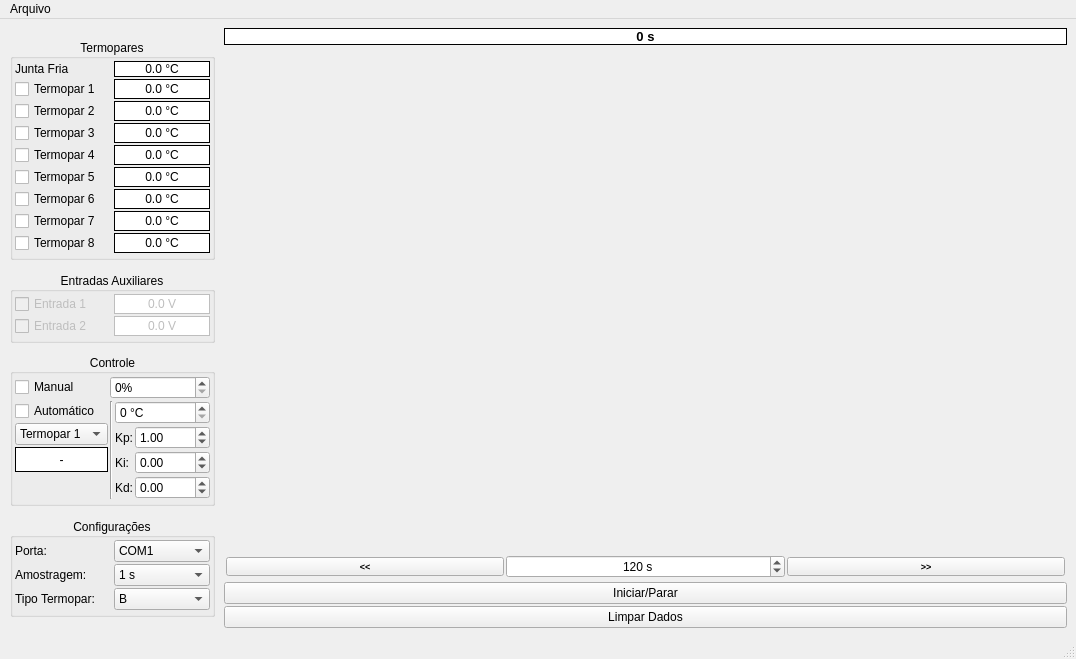
<?xml version="1.0" encoding="UTF-8"?>
<ui version="4.0">
 <class>MainWindow</class>
 <widget class="QMainWindow" name="MainWindow">
  <property name="geometry">
   <rect>
    <x>0</x>
    <y>0</y>
    <width>1076</width>
    <height>659</height>
   </rect>
  </property>
  <property name="sizePolicy">
   <sizepolicy hsizetype="Preferred" vsizetype="Preferred">
    <horstretch>0</horstretch>
    <verstretch>0</verstretch>
   </sizepolicy>
  </property>
  <property name="windowTitle">
   <string>TCMonPy v0.2</string>
  </property>
  <widget class="QWidget" name="centralwidget">
   <layout class="QHBoxLayout" name="horizontalLayout">
    <property name="spacing">
     <number>2</number>
    </property>
    <property name="leftMargin">
     <number>6</number>
    </property>
    <property name="topMargin">
     <number>6</number>
    </property>
    <property name="rightMargin">
     <number>6</number>
    </property>
    <property name="bottomMargin">
     <number>6</number>
    </property>
    <item>
     <widget class="QWidget" name="Painel" native="true">
      <property name="sizePolicy">
       <sizepolicy hsizetype="Fixed" vsizetype="Preferred">
        <horstretch>0</horstretch>
        <verstretch>0</verstretch>
       </sizepolicy>
      </property>
      <property name="minimumSize">
       <size>
        <width>200</width>
        <height>0</height>
       </size>
      </property>
      <layout class="QGridLayout" name="gridLayout">
       <property name="leftMargin">
        <number>4</number>
       </property>
       <property name="topMargin">
        <number>4</number>
       </property>
       <property name="rightMargin">
        <number>4</number>
       </property>
       <property name="bottomMargin">
        <number>4</number>
       </property>
       <property name="spacing">
        <number>2</number>
       </property>
       <item row="11" column="0" colspan="2">
        <widget class="QGroupBox" name="groupBox">
         <property name="sizePolicy">
          <sizepolicy hsizetype="Preferred" vsizetype="Fixed">
           <horstretch>0</horstretch>
           <verstretch>0</verstretch>
          </sizepolicy>
         </property>
         <property name="title">
          <string>Entradas Auxiliares</string>
         </property>
         <property name="alignment">
          <set>Qt::AlignCenter</set>
         </property>
         <property name="flat">
          <bool>false</bool>
         </property>
         <property name="checkable">
          <bool>false</bool>
         </property>
         <layout class="QGridLayout" name="gridLayout_4">
          <property name="leftMargin">
           <number>2</number>
          </property>
          <property name="topMargin">
           <number>2</number>
          </property>
          <property name="rightMargin">
           <number>2</number>
          </property>
          <property name="bottomMargin">
           <number>4</number>
          </property>
          <property name="spacing">
           <number>2</number>
          </property>
          <item row="0" column="0">
           <widget class="QCheckBox" name="checkE1">
            <property name="enabled">
             <bool>false</bool>
            </property>
            <property name="sizePolicy">
             <sizepolicy hsizetype="Preferred" vsizetype="Fixed">
              <horstretch>0</horstretch>
              <verstretch>0</verstretch>
             </sizepolicy>
            </property>
            <property name="text">
             <string>Entrada 1</string>
            </property>
           </widget>
          </item>
          <item row="2" column="0">
           <widget class="QCheckBox" name="checkE2">
            <property name="enabled">
             <bool>false</bool>
            </property>
            <property name="sizePolicy">
             <sizepolicy hsizetype="Preferred" vsizetype="Fixed">
              <horstretch>0</horstretch>
              <verstretch>0</verstretch>
             </sizepolicy>
            </property>
            <property name="text">
             <string>Entrada 2</string>
            </property>
           </widget>
          </item>
          <item row="0" column="1">
           <widget class="QLabel" name="valE2">
            <property name="enabled">
             <bool>false</bool>
            </property>
            <property name="autoFillBackground">
             <bool>false</bool>
            </property>
            <property name="styleSheet">
             <string notr="true">background-color: rgb(255, 255, 255);</string>
            </property>
            <property name="frameShape">
             <enum>QFrame::Box</enum>
            </property>
            <property name="lineWidth">
             <number>1</number>
            </property>
            <property name="text">
             <string>0.0 V</string>
            </property>
            <property name="alignment">
             <set>Qt::AlignCenter</set>
            </property>
           </widget>
          </item>
          <item row="2" column="1">
           <widget class="QLabel" name="valE1">
            <property name="enabled">
             <bool>false</bool>
            </property>
            <property name="autoFillBackground">
             <bool>false</bool>
            </property>
            <property name="styleSheet">
             <string notr="true">background-color: rgb(255, 255, 255);</string>
            </property>
            <property name="frameShape">
             <enum>QFrame::Box</enum>
            </property>
            <property name="lineWidth">
             <number>1</number>
            </property>
            <property name="text">
             <string>0.0 V</string>
            </property>
            <property name="alignment">
             <set>Qt::AlignCenter</set>
            </property>
           </widget>
          </item>
         </layout>
        </widget>
       </item>
       <item row="15" column="0" colspan="2">
        <widget class="QGroupBox" name="groupBox_3">
         <property name="title">
          <string>Configurações</string>
         </property>
         <property name="alignment">
          <set>Qt::AlignCenter</set>
         </property>
         <layout class="QGridLayout" name="gridLayout_7">
          <property name="leftMargin">
           <number>2</number>
          </property>
          <property name="topMargin">
           <number>2</number>
          </property>
          <property name="rightMargin">
           <number>2</number>
          </property>
          <property name="bottomMargin">
           <number>4</number>
          </property>
          <property name="spacing">
           <number>2</number>
          </property>
          <item row="0" column="0">
           <widget class="QLabel" name="label_8">
            <property name="text">
             <string>Porta:</string>
            </property>
           </widget>
          </item>
          <item row="0" column="1">
           <widget class="QComboBox" name="comboPorta">
            <item>
             <property name="text">
              <string>COM1</string>
             </property>
            </item>
            <item>
             <property name="text">
              <string>COM2</string>
             </property>
            </item>
            <item>
             <property name="text">
              <string>COM3</string>
             </property>
            </item>
            <item>
             <property name="text">
              <string>COM4</string>
             </property>
            </item>
            <item>
             <property name="text">
              <string>COM5</string>
             </property>
            </item>
            <item>
             <property name="text">
              <string>COM6</string>
             </property>
            </item>
            <item>
             <property name="text">
              <string>COM7</string>
             </property>
            </item>
            <item>
             <property name="text">
              <string>COM8</string>
             </property>
            </item>
            <item>
             <property name="text">
              <string>COM9</string>
             </property>
            </item>
            <item>
             <property name="text">
              <string>COM10</string>
             </property>
            </item>
            <item>
             <property name="text">
              <string>COM11</string>
             </property>
            </item>
            <item>
             <property name="text">
              <string>COM12</string>
             </property>
            </item>
            <item>
             <property name="text">
              <string>COM13</string>
             </property>
            </item>
            <item>
             <property name="text">
              <string>COM14</string>
             </property>
            </item>
            <item>
             <property name="text">
              <string>COM15</string>
             </property>
            </item>
           </widget>
          </item>
          <item row="1" column="0">
           <widget class="QLabel" name="label_9">
            <property name="text">
             <string>Amostragem:</string>
            </property>
           </widget>
          </item>
          <item row="1" column="1">
           <widget class="QComboBox" name="comboAmostragem">
            <item>
             <property name="text">
              <string>1 s</string>
             </property>
            </item>
            <item>
             <property name="text">
              <string>2 s</string>
             </property>
            </item>
            <item>
             <property name="text">
              <string>3 s</string>
             </property>
            </item>
            <item>
             <property name="text">
              <string>4 s</string>
             </property>
            </item>
            <item>
             <property name="text">
              <string>5 s</string>
             </property>
            </item>
            <item>
             <property name="text">
              <string>6 s</string>
             </property>
            </item>
            <item>
             <property name="text">
              <string>7 s</string>
             </property>
            </item>
            <item>
             <property name="text">
              <string>8 s</string>
             </property>
            </item>
            <item>
             <property name="text">
              <string>9 s</string>
             </property>
            </item>
            <item>
             <property name="text">
              <string>10 s</string>
             </property>
            </item>
           </widget>
          </item>
          <item row="2" column="0">
           <widget class="QLabel" name="label_10">
            <property name="text">
             <string>Tipo Termopar:</string>
            </property>
           </widget>
          </item>
          <item row="2" column="1">
           <widget class="QComboBox" name="comboTipoTermopar">
            <property name="currentText">
             <string>B</string>
            </property>
            <item>
             <property name="text">
              <string>B</string>
             </property>
            </item>
            <item>
             <property name="text">
              <string>E</string>
             </property>
            </item>
            <item>
             <property name="text">
              <string>J</string>
             </property>
            </item>
            <item>
             <property name="text">
              <string>K</string>
             </property>
            </item>
            <item>
             <property name="text">
              <string>N</string>
             </property>
            </item>
            <item>
             <property name="text">
              <string>R</string>
             </property>
            </item>
            <item>
             <property name="text">
              <string>S</string>
             </property>
            </item>
            <item>
             <property name="text">
              <string>T</string>
             </property>
            </item>
           </widget>
          </item>
         </layout>
        </widget>
       </item>
       <item row="13" column="0" colspan="2">
        <widget class="QGroupBox" name="grupoControle">
         <property name="title">
          <string>Controle</string>
         </property>
         <property name="alignment">
          <set>Qt::AlignCenter</set>
         </property>
         <property name="flat">
          <bool>false</bool>
         </property>
         <layout class="QGridLayout" name="gridLayout_6">
          <property name="leftMargin">
           <number>2</number>
          </property>
          <property name="topMargin">
           <number>2</number>
          </property>
          <property name="rightMargin">
           <number>2</number>
          </property>
          <property name="bottomMargin">
           <number>4</number>
          </property>
          <property name="spacing">
           <number>2</number>
          </property>
          <item row="1" column="1">
           <widget class="QSpinBox" name="spinCtrlManual">
            <property name="suffix">
             <string>%</string>
            </property>
            <property name="maximum">
             <number>100</number>
            </property>
           </widget>
          </item>
          <item row="4" column="0">
           <widget class="QLabel" name="valPower">
            <property name="styleSheet">
             <string notr="true">background-color: rgb(255, 255, 255);</string>
            </property>
            <property name="frameShape">
             <enum>QFrame::Box</enum>
            </property>
            <property name="text">
             <string>-</string>
            </property>
            <property name="alignment">
             <set>Qt::AlignCenter</set>
            </property>
           </widget>
          </item>
          <item row="2" column="0">
           <widget class="QCheckBox" name="checkCtrlAuto">
            <property name="text">
             <string>Automático</string>
            </property>
           </widget>
          </item>
          <item row="3" column="0">
           <widget class="QComboBox" name="comboTermoparCtrl">
            <item>
             <property name="text">
              <string>Termopar 1</string>
             </property>
            </item>
            <item>
             <property name="text">
              <string>Termopar 2</string>
             </property>
            </item>
            <item>
             <property name="text">
              <string>Termopar 3</string>
             </property>
            </item>
            <item>
             <property name="text">
              <string>Termopar 4</string>
             </property>
            </item>
            <item>
             <property name="text">
              <string>Termopar 5</string>
             </property>
            </item>
            <item>
             <property name="text">
              <string>Termopar 6</string>
             </property>
            </item>
            <item>
             <property name="text">
              <string>Termopar 7</string>
             </property>
            </item>
            <item>
             <property name="text">
              <string>Termopar 8</string>
             </property>
            </item>
           </widget>
          </item>
          <item row="1" column="0">
           <widget class="QCheckBox" name="checkCtrlManual">
            <property name="text">
             <string>Manual</string>
            </property>
           </widget>
          </item>
          <item row="2" column="1" rowspan="4">
           <widget class="QWidget" name="widget_3" native="true">
            <property name="sizePolicy">
             <sizepolicy hsizetype="Preferred" vsizetype="Fixed">
              <horstretch>0</horstretch>
              <verstretch>0</verstretch>
             </sizepolicy>
            </property>
            <layout class="QGridLayout" name="gridLayout_2">
             <property name="leftMargin">
              <number>0</number>
             </property>
             <property name="topMargin">
              <number>0</number>
             </property>
             <property name="rightMargin">
              <number>0</number>
             </property>
             <property name="bottomMargin">
              <number>0</number>
             </property>
             <property name="spacing">
              <number>2</number>
             </property>
             <item row="0" column="1" colspan="2">
              <widget class="QDoubleSpinBox" name="spinSetPoint">
               <property name="suffix">
                <string> °C</string>
               </property>
               <property name="decimals">
                <number>0</number>
               </property>
              </widget>
             </item>
             <item row="1" column="1">
              <widget class="QLabel" name="label_2">
               <property name="sizePolicy">
                <sizepolicy hsizetype="Minimum" vsizetype="Preferred">
                 <horstretch>0</horstretch>
                 <verstretch>0</verstretch>
                </sizepolicy>
               </property>
               <property name="text">
                <string>Kp:</string>
               </property>
              </widget>
             </item>
             <item row="1" column="2">
              <widget class="QDoubleSpinBox" name="spinKp">
               <property name="sizePolicy">
                <sizepolicy hsizetype="Expanding" vsizetype="Fixed">
                 <horstretch>0</horstretch>
                 <verstretch>0</verstretch>
                </sizepolicy>
               </property>
               <property name="minimum">
                <double>-1000.000000000000000</double>
               </property>
               <property name="maximum">
                <double>1000.000000000000000</double>
               </property>
               <property name="value">
                <double>1.000000000000000</double>
               </property>
              </widget>
             </item>
             <item row="2" column="1">
              <widget class="QLabel" name="label_3">
               <property name="sizePolicy">
                <sizepolicy hsizetype="Minimum" vsizetype="Preferred">
                 <horstretch>0</horstretch>
                 <verstretch>0</verstretch>
                </sizepolicy>
               </property>
               <property name="text">
                <string>Ki:</string>
               </property>
              </widget>
             </item>
             <item row="2" column="2">
              <widget class="QDoubleSpinBox" name="spinKi">
               <property name="sizePolicy">
                <sizepolicy hsizetype="Preferred" vsizetype="Fixed">
                 <horstretch>0</horstretch>
                 <verstretch>0</verstretch>
                </sizepolicy>
               </property>
               <property name="minimum">
                <double>-1000.000000000000000</double>
               </property>
               <property name="maximum">
                <double>1000.000000000000000</double>
               </property>
              </widget>
             </item>
             <item row="3" column="1">
              <widget class="QLabel" name="label_4">
               <property name="sizePolicy">
                <sizepolicy hsizetype="Minimum" vsizetype="Preferred">
                 <horstretch>0</horstretch>
                 <verstretch>0</verstretch>
                </sizepolicy>
               </property>
               <property name="text">
                <string>Kd:</string>
               </property>
              </widget>
             </item>
             <item row="3" column="2">
              <widget class="QDoubleSpinBox" name="spinKd">
               <property name="sizePolicy">
                <sizepolicy hsizetype="Preferred" vsizetype="Fixed">
                 <horstretch>0</horstretch>
                 <verstretch>0</verstretch>
                </sizepolicy>
               </property>
               <property name="minimum">
                <double>-1000.000000000000000</double>
               </property>
               <property name="maximum">
                <double>1000.000000000000000</double>
               </property>
               <property name="value">
                <double>0.000000000000000</double>
               </property>
              </widget>
             </item>
             <item row="0" column="0" rowspan="4">
              <widget class="Line" name="line_3">
               <property name="orientation">
                <enum>Qt::Vertical</enum>
               </property>
              </widget>
             </item>
            </layout>
           </widget>
          </item>
         </layout>
        </widget>
       </item>
       <item row="2" column="0" colspan="2">
        <widget class="QGroupBox" name="groupBox_2">
         <property name="title">
          <string>Termopares</string>
         </property>
         <property name="alignment">
          <set>Qt::AlignCenter</set>
         </property>
         <layout class="QGridLayout" name="gridLayout_5">
          <property name="leftMargin">
           <number>2</number>
          </property>
          <property name="topMargin">
           <number>2</number>
          </property>
          <property name="rightMargin">
           <number>2</number>
          </property>
          <property name="bottomMargin">
           <number>4</number>
          </property>
          <property name="spacing">
           <number>2</number>
          </property>
          <item row="6" column="1">
           <widget class="QLabel" name="valT6">
            <property name="autoFillBackground">
             <bool>false</bool>
            </property>
            <property name="styleSheet">
             <string notr="true">background-color: rgb(255, 255, 255);</string>
            </property>
            <property name="frameShape">
             <enum>QFrame::Box</enum>
            </property>
            <property name="lineWidth">
             <number>1</number>
            </property>
            <property name="text">
             <string>0.0 °C</string>
            </property>
            <property name="alignment">
             <set>Qt::AlignCenter</set>
            </property>
           </widget>
          </item>
          <item row="7" column="1">
           <widget class="QLabel" name="valT7">
            <property name="autoFillBackground">
             <bool>false</bool>
            </property>
            <property name="styleSheet">
             <string notr="true">background-color: rgb(255, 255, 255);</string>
            </property>
            <property name="frameShape">
             <enum>QFrame::Box</enum>
            </property>
            <property name="lineWidth">
             <number>1</number>
            </property>
            <property name="text">
             <string>0.0 °C</string>
            </property>
            <property name="alignment">
             <set>Qt::AlignCenter</set>
            </property>
           </widget>
          </item>
          <item row="7" column="0">
           <widget class="QCheckBox" name="checkT7">
            <property name="sizePolicy">
             <sizepolicy hsizetype="Preferred" vsizetype="Fixed">
              <horstretch>0</horstretch>
              <verstretch>0</verstretch>
             </sizepolicy>
            </property>
            <property name="text">
             <string>Termopar 7</string>
            </property>
           </widget>
          </item>
          <item row="8" column="1">
           <widget class="QLabel" name="valT8">
            <property name="autoFillBackground">
             <bool>false</bool>
            </property>
            <property name="styleSheet">
             <string notr="true">background-color: rgb(255, 255, 255);</string>
            </property>
            <property name="frameShape">
             <enum>QFrame::Box</enum>
            </property>
            <property name="lineWidth">
             <number>1</number>
            </property>
            <property name="text">
             <string>0.0 °C</string>
            </property>
            <property name="alignment">
             <set>Qt::AlignCenter</set>
            </property>
           </widget>
          </item>
          <item row="8" column="0">
           <widget class="QCheckBox" name="checkT8">
            <property name="sizePolicy">
             <sizepolicy hsizetype="Preferred" vsizetype="Fixed">
              <horstretch>0</horstretch>
              <verstretch>0</verstretch>
             </sizepolicy>
            </property>
            <property name="text">
             <string>Termopar 8</string>
            </property>
           </widget>
          </item>
          <item row="2" column="1">
           <widget class="QLabel" name="valT2">
            <property name="autoFillBackground">
             <bool>false</bool>
            </property>
            <property name="styleSheet">
             <string notr="true">background-color: rgb(255, 255, 255);</string>
            </property>
            <property name="frameShape">
             <enum>QFrame::Box</enum>
            </property>
            <property name="lineWidth">
             <number>1</number>
            </property>
            <property name="text">
             <string>0.0 °C</string>
            </property>
            <property name="alignment">
             <set>Qt::AlignCenter</set>
            </property>
           </widget>
          </item>
          <item row="3" column="1">
           <widget class="QLabel" name="valT3">
            <property name="autoFillBackground">
             <bool>false</bool>
            </property>
            <property name="styleSheet">
             <string notr="true">background-color: rgb(255, 255, 255);</string>
            </property>
            <property name="frameShape">
             <enum>QFrame::Box</enum>
            </property>
            <property name="lineWidth">
             <number>1</number>
            </property>
            <property name="text">
             <string>0.0 °C</string>
            </property>
            <property name="alignment">
             <set>Qt::AlignCenter</set>
            </property>
           </widget>
          </item>
          <item row="4" column="0">
           <widget class="QCheckBox" name="checkT4">
            <property name="sizePolicy">
             <sizepolicy hsizetype="Preferred" vsizetype="Fixed">
              <horstretch>0</horstretch>
              <verstretch>0</verstretch>
             </sizepolicy>
            </property>
            <property name="text">
             <string>Termopar 4</string>
            </property>
           </widget>
          </item>
          <item row="3" column="0">
           <widget class="QCheckBox" name="checkT3">
            <property name="sizePolicy">
             <sizepolicy hsizetype="Preferred" vsizetype="Fixed">
              <horstretch>0</horstretch>
              <verstretch>0</verstretch>
             </sizepolicy>
            </property>
            <property name="text">
             <string>Termopar 3</string>
            </property>
           </widget>
          </item>
          <item row="1" column="0">
           <widget class="QCheckBox" name="checkT1">
            <property name="sizePolicy">
             <sizepolicy hsizetype="Preferred" vsizetype="Fixed">
              <horstretch>0</horstretch>
              <verstretch>0</verstretch>
             </sizepolicy>
            </property>
            <property name="text">
             <string>Termopar 1</string>
            </property>
           </widget>
          </item>
          <item row="4" column="1">
           <widget class="QLabel" name="valT4">
            <property name="autoFillBackground">
             <bool>false</bool>
            </property>
            <property name="styleSheet">
             <string notr="true">background-color: rgb(255, 255, 255);</string>
            </property>
            <property name="frameShape">
             <enum>QFrame::Box</enum>
            </property>
            <property name="lineWidth">
             <number>1</number>
            </property>
            <property name="text">
             <string>0.0 °C</string>
            </property>
            <property name="alignment">
             <set>Qt::AlignCenter</set>
            </property>
           </widget>
          </item>
          <item row="1" column="1">
           <widget class="QLabel" name="valT1">
            <property name="autoFillBackground">
             <bool>false</bool>
            </property>
            <property name="styleSheet">
             <string notr="true">background-color: rgb(255, 255, 255);</string>
            </property>
            <property name="frameShape">
             <enum>QFrame::Box</enum>
            </property>
            <property name="lineWidth">
             <number>1</number>
            </property>
            <property name="text">
             <string>0.0 °C</string>
            </property>
            <property name="alignment">
             <set>Qt::AlignCenter</set>
            </property>
           </widget>
          </item>
          <item row="2" column="0">
           <widget class="QCheckBox" name="checkT2">
            <property name="sizePolicy">
             <sizepolicy hsizetype="Preferred" vsizetype="Fixed">
              <horstretch>0</horstretch>
              <verstretch>0</verstretch>
             </sizepolicy>
            </property>
            <property name="text">
             <string>Termopar 2</string>
            </property>
           </widget>
          </item>
          <item row="5" column="0">
           <widget class="QCheckBox" name="checkT5">
            <property name="sizePolicy">
             <sizepolicy hsizetype="Preferred" vsizetype="Fixed">
              <horstretch>0</horstretch>
              <verstretch>0</verstretch>
             </sizepolicy>
            </property>
            <property name="text">
             <string>Termopar 5</string>
            </property>
           </widget>
          </item>
          <item row="5" column="1">
           <widget class="QLabel" name="valT5">
            <property name="autoFillBackground">
             <bool>false</bool>
            </property>
            <property name="styleSheet">
             <string notr="true">background-color: rgb(255, 255, 255);</string>
            </property>
            <property name="frameShape">
             <enum>QFrame::Box</enum>
            </property>
            <property name="lineWidth">
             <number>1</number>
            </property>
            <property name="text">
             <string>0.0 °C</string>
            </property>
            <property name="alignment">
             <set>Qt::AlignCenter</set>
            </property>
           </widget>
          </item>
          <item row="6" column="0">
           <widget class="QCheckBox" name="checkT6">
            <property name="sizePolicy">
             <sizepolicy hsizetype="Preferred" vsizetype="Fixed">
              <horstretch>0</horstretch>
              <verstretch>0</verstretch>
             </sizepolicy>
            </property>
            <property name="text">
             <string>Termopar 6</string>
            </property>
           </widget>
          </item>
          <item row="0" column="0">
           <widget class="QLabel" name="label_11">
            <property name="text">
             <string>Junta Fria</string>
            </property>
           </widget>
          </item>
          <item row="0" column="1">
           <widget class="QLabel" name="valRef">
            <property name="autoFillBackground">
             <bool>false</bool>
            </property>
            <property name="styleSheet">
             <string notr="true">background-color: rgb(255, 255, 255);</string>
            </property>
            <property name="frameShape">
             <enum>QFrame::Box</enum>
            </property>
            <property name="lineWidth">
             <number>1</number>
            </property>
            <property name="text">
             <string>0.0 °C</string>
            </property>
            <property name="alignment">
             <set>Qt::AlignCenter</set>
            </property>
           </widget>
          </item>
         </layout>
        </widget>
       </item>
       <item row="24" column="0" colspan="2">
        <spacer name="verticalSpacer">
         <property name="orientation">
          <enum>Qt::Vertical</enum>
         </property>
         <property name="sizeHint" stdset="0">
          <size>
           <width>20</width>
           <height>40</height>
          </size>
         </property>
        </spacer>
       </item>
       <item row="14" column="0" colspan="2">
        <spacer name="verticalSpacer_2">
         <property name="orientation">
          <enum>Qt::Vertical</enum>
         </property>
         <property name="sizeHint" stdset="0">
          <size>
           <width>20</width>
           <height>40</height>
          </size>
         </property>
        </spacer>
       </item>
       <item row="12" column="0" colspan="2">
        <spacer name="verticalSpacer_3">
         <property name="orientation">
          <enum>Qt::Vertical</enum>
         </property>
         <property name="sizeHint" stdset="0">
          <size>
           <width>20</width>
           <height>40</height>
          </size>
         </property>
        </spacer>
       </item>
       <item row="3" column="0" colspan="2">
        <spacer name="verticalSpacer_4">
         <property name="orientation">
          <enum>Qt::Vertical</enum>
         </property>
         <property name="sizeHint" stdset="0">
          <size>
           <width>20</width>
           <height>40</height>
          </size>
         </property>
        </spacer>
       </item>
       <item row="0" column="0" colspan="2">
        <spacer name="verticalSpacer_5">
         <property name="orientation">
          <enum>Qt::Vertical</enum>
         </property>
         <property name="sizeHint" stdset="0">
          <size>
           <width>20</width>
           <height>40</height>
          </size>
         </property>
        </spacer>
       </item>
      </layout>
     </widget>
    </item>
    <item>
     <widget class="QWidget" name="widget" native="true">
      <layout class="QGridLayout" name="gridLayout_3">
       <property name="leftMargin">
        <number>3</number>
       </property>
       <property name="topMargin">
        <number>3</number>
       </property>
       <property name="rightMargin">
        <number>3</number>
       </property>
       <property name="bottomMargin">
        <number>3</number>
       </property>
       <property name="spacing">
        <number>2</number>
       </property>
       <item row="1" column="0">
        <widget class="QWidget" name="plotWidget" native="true">
         <layout class="QVBoxLayout" name="plotWidgetLayout">
          <property name="spacing">
           <number>0</number>
          </property>
          <property name="leftMargin">
           <number>2</number>
          </property>
          <property name="topMargin">
           <number>3</number>
          </property>
          <property name="rightMargin">
           <number>2</number>
          </property>
          <property name="bottomMargin">
           <number>2</number>
          </property>
         </layout>
        </widget>
       </item>
       <item row="4" column="0">
        <widget class="QPushButton" name="bLimpar">
         <property name="text">
          <string>Limpar Dados</string>
         </property>
        </widget>
       </item>
       <item row="0" column="0">
        <widget class="QLabel" name="timeLabel">
         <property name="sizePolicy">
          <sizepolicy hsizetype="Preferred" vsizetype="Fixed">
           <horstretch>0</horstretch>
           <verstretch>0</verstretch>
          </sizepolicy>
         </property>
         <property name="minimumSize">
          <size>
           <width>100</width>
           <height>0</height>
          </size>
         </property>
         <property name="font">
          <font>
           <pointsize>10</pointsize>
           <bold>true</bold>
          </font>
         </property>
         <property name="styleSheet">
          <string notr="true">background-color: rgb(255, 255, 255);</string>
         </property>
         <property name="frameShape">
          <enum>QFrame::Box</enum>
         </property>
         <property name="text">
          <string>0 s</string>
         </property>
         <property name="alignment">
          <set>Qt::AlignCenter</set>
         </property>
        </widget>
       </item>
       <item row="3" column="0">
        <widget class="QPushButton" name="bIniciar">
         <property name="text">
          <string>Iniciar/Parar</string>
         </property>
        </widget>
       </item>
       <item row="2" column="0">
        <widget class="QWidget" name="widget_2" native="true">
         <property name="sizePolicy">
          <sizepolicy hsizetype="Preferred" vsizetype="Fixed">
           <horstretch>0</horstretch>
           <verstretch>0</verstretch>
          </sizepolicy>
         </property>
         <layout class="QHBoxLayout" name="horizontalLayout_2">
          <property name="spacing">
           <number>2</number>
          </property>
          <property name="leftMargin">
           <number>2</number>
          </property>
          <property name="topMargin">
           <number>2</number>
          </property>
          <property name="rightMargin">
           <number>2</number>
          </property>
          <property name="bottomMargin">
           <number>2</number>
          </property>
          <item>
           <widget class="QPushButton" name="bPageDown">
            <property name="sizePolicy">
             <sizepolicy hsizetype="Minimum" vsizetype="Fixed">
              <horstretch>0</horstretch>
              <verstretch>0</verstretch>
             </sizepolicy>
            </property>
            <property name="font">
             <font>
              <pointsize>7</pointsize>
              <bold>true</bold>
             </font>
            </property>
            <property name="text">
             <string>&lt;&lt;</string>
            </property>
           </widget>
          </item>
          <item>
           <widget class="QSpinBox" name="spinJanela">
            <property name="alignment">
             <set>Qt::AlignCenter</set>
            </property>
            <property name="suffix">
             <string> s</string>
            </property>
            <property name="prefix">
             <string/>
            </property>
            <property name="minimum">
             <number>10</number>
            </property>
            <property name="maximum">
             <number>1200</number>
            </property>
            <property name="singleStep">
             <number>10</number>
            </property>
            <property name="value">
             <number>120</number>
            </property>
           </widget>
          </item>
          <item>
           <widget class="QPushButton" name="bPageUp">
            <property name="font">
             <font>
              <pointsize>7</pointsize>
              <bold>true</bold>
             </font>
            </property>
            <property name="text">
             <string>&gt;&gt;</string>
            </property>
           </widget>
          </item>
         </layout>
        </widget>
       </item>
      </layout>
     </widget>
    </item>
   </layout>
  </widget>
  <widget class="QMenuBar" name="menubar">
   <property name="geometry">
    <rect>
     <x>0</x>
     <y>0</y>
     <width>1076</width>
     <height>21</height>
    </rect>
   </property>
   <widget class="QMenu" name="menuMenu">
    <property name="title">
     <string>Arquivo</string>
    </property>
    <addaction name="actionSalvar_Dados"/>
    <addaction name="actionAtualizarViaGit"/>
   </widget>
   <addaction name="menuMenu"/>
  </widget>
  <widget class="QStatusBar" name="statusbar"/>
  <action name="actionSalvar_Dados">
   <property name="text">
    <string>Salvar Dados...</string>
   </property>
  </action>
  <action name="actionPorta_Serial">
   <property name="text">
    <string>Porta Serial</string>
   </property>
  </action>
  <action name="actionCOM1">
   <property name="text">
    <string>COM1</string>
   </property>
  </action>
  <action name="actionCOM2">
   <property name="text">
    <string> COM2</string>
   </property>
  </action>
  <action name="actionCOM3">
   <property name="text">
    <string> COM3</string>
   </property>
  </action>
  <action name="actionCOM4">
   <property name="text">
    <string> COM4</string>
   </property>
  </action>
  <action name="actionCOM5">
   <property name="text">
    <string>COM5</string>
   </property>
  </action>
  <action name="actionCOM6">
   <property name="text">
    <string>COM6</string>
   </property>
  </action>
  <action name="actionCOM7">
   <property name="text">
    <string>COM7</string>
   </property>
  </action>
  <action name="actionCOM8">
   <property name="text">
    <string>COM8</string>
   </property>
  </action>
  <action name="actionCOM9">
   <property name="text">
    <string>COM9</string>
   </property>
  </action>
  <action name="actionCOM10">
   <property name="text">
    <string>COM10</string>
   </property>
  </action>
  <action name="actionCOM11">
   <property name="text">
    <string>COM11</string>
   </property>
  </action>
  <action name="actionCOM12">
   <property name="text">
    <string>COM12</string>
   </property>
  </action>
  <action name="action1_s">
   <property name="text">
    <string>1 s</string>
   </property>
  </action>
  <action name="action2_s">
   <property name="text">
    <string>2 s </string>
   </property>
  </action>
  <action name="action3_s">
   <property name="text">
    <string>3 s</string>
   </property>
  </action>
  <action name="action4_s">
   <property name="text">
    <string>4 s</string>
   </property>
  </action>
  <action name="action5_s">
   <property name="text">
    <string>5 s</string>
   </property>
  </action>
  <action name="action6_s">
   <property name="text">
    <string>6 s</string>
   </property>
  </action>
  <action name="action7_s">
   <property name="text">
    <string>7 s</string>
   </property>
  </action>
  <action name="action8_s">
   <property name="text">
    <string>8 s</string>
   </property>
  </action>
  <action name="action9_s">
   <property name="text">
    <string>9 s</string>
   </property>
  </action>
  <action name="action10_s">
   <property name="text">
    <string>10 s</string>
   </property>
  </action>
  <action name="actionAtualizarViaGit">
   <property name="text">
    <string>Atualizar Software via Github...</string>
   </property>
  </action>
 </widget>
 <resources/>
 <connections/>
</ui>
